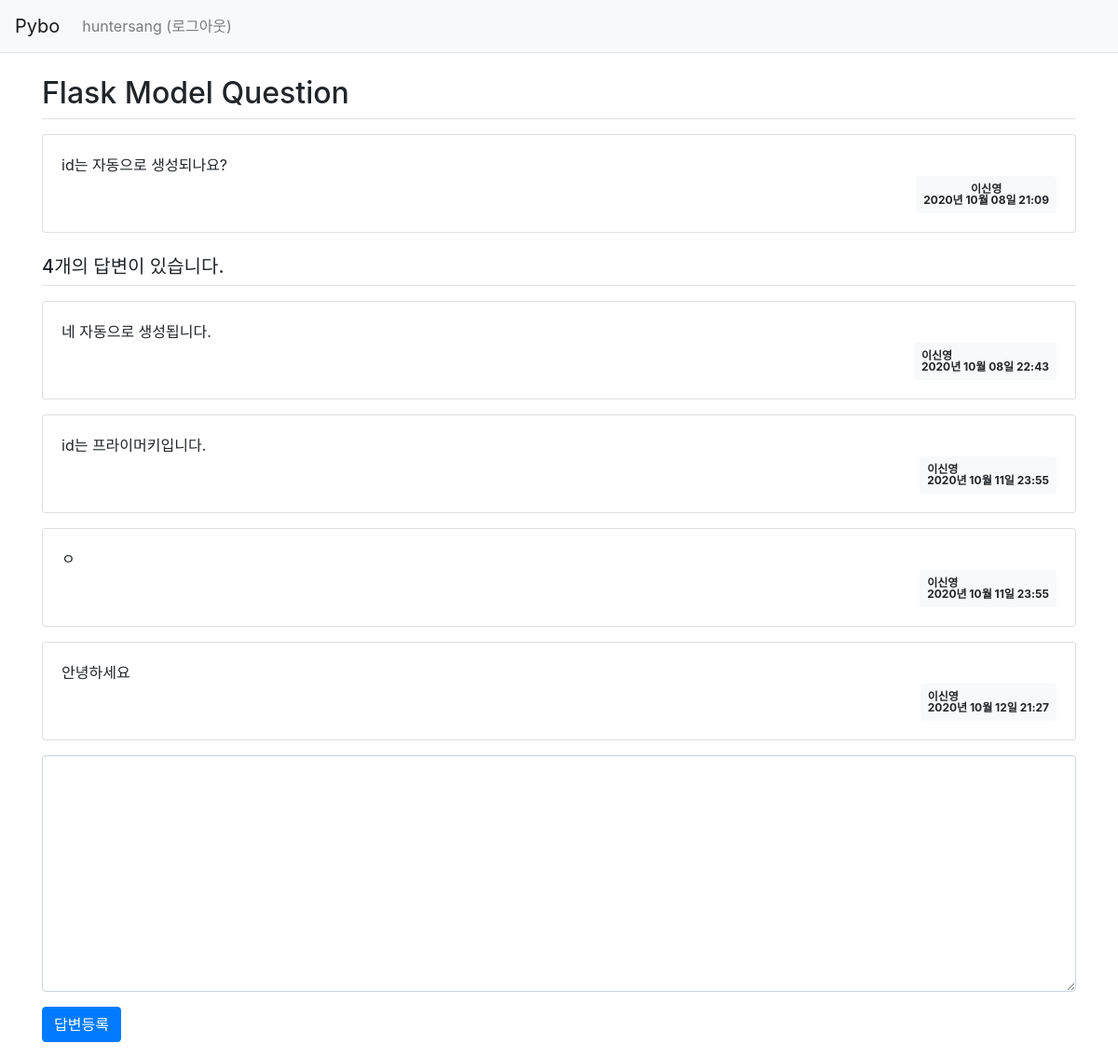
The page /quesiton/detail/2/ (signed in) on the database its author committed.
### pybo/models.py (models this page shows)
class User(db.Model):
    id = db.Column(db.Integer, primary_key=True)
    username= db.Column(db.String(150), unique=True, nullable=False)
    password = db.Column(db.String(200), nullable=False)
    email = db.Column(db.String(120),unique=True, nullable=False)

class Question(db.Model):#nullable 비어있는값 들어올수없음 의미 디폴드값은 true
    id = db.Column(db.Integer, primary_key=True)#primary_key 중복 안됌,integer id숫자값
    subject = db.Column(db.String(200), nullable=False)#string제목처럼 제한된 글자수
    content = db.Column(db.Text(), nullable=False)#text글자수 제한 없음
    create_date = db.Column(db.DateTime(), nullable=False)#날짜와 시간
    user_id = db.Column(db.Integer, db.ForeignKey('user.id', ondelete='CASCADE'), nullable=True)
    user = db.relationship('User', backref=db.backref('question_set'))

class Answer(db.Model):
    id = db.Column(db.Integer, primary_key=True)
    question_id = db.Column(db.Integer, db.ForeignKey('question.id', ondelete='CASCADE'))
    question = db.relationship('Question',backref=db.backref('answer_set'))
    content = db.Column(db.Text(), nullable=False)
    create_date = db.Column(db.DateTime(), nullable=False)
    user_id = db.Column(db.Integer, db.ForeignKey('user.id', ondelete='CASCADE'), nullable=True)
    user = db.relationship('User', backref=db.backref('answer_set'))

### pybo/views/question_views.py (the view)
@bp.route('/detail/<int:question_id>/')
def detail(question_id):
    form = AnswerForm()
    question = Question.query.get_or_404(question_id)#해당 데이터 찾지못하면 404페이지 출력
    return render_template('question/question_detail.html', question=question, form=form)

### pybo/forms.py
class AnswerForm(FlaskForm):
    content = TextAreaField('내용', validators=[DataRequired('내용은 필수입력 항목입니다.')])

### pybo/filter.py (called while the page is built)
def format_datetime(value, fmt='%Y년 %m월 %d일 %H:%M'):
    return value.strftime(fmt)

### pybo/views/auth_views.py (called while the page is built)
@bp.before_app_request #이 어노테이션이 적용된 함수는 라우트함수 실행전 항상 먼저 실행
def load_logged_in_user():
    user_id = session.get('user_id')
    if user_id is None:
        g.user = None
    else:
        g.user = User.query.get(user_id)

### pybo/templates/question/question_detail.html (shortened to what this page needs)
{% extends 'base.html' %}
{% block content %}
<div class="container my-3">
    <h2 class="border-bottom py-2">{{ question.subject}} </h2>
    <div class="card my-3">
        <div class="card-body">
            <div class="card-text" style="white-space: pre-line;">{{ question.content }}</div>
            <div class="d-flex justify-content-end">
                <div class="badge badge-light p-2">
                    <div>{{ question.user.username }}</div>
                    <div>{{ question.create_date|datetime}}</div>
                </div>
            </div>
        </div>
    </div>
    <h5 class="border-bottom my-3 py-2">{{ question.answer_set|length }}개의 답변이 있습니다. </h5>
    {% for answer in question.answer_set %}
    <div class="card my-3">
        <div class="card-body">
            <div class="card-text" style="white-space: pre-line;">{{ answer.content}}</div>
            <div class="d-flex justify-content-end">
                <div class="badge badge-light p-2 text-left">
                    <div>{{ answer.user.username }}</div>
                    <div>{{ answer.create_date|datetime}}</div>
                </div>
            </div>
        </div>
    </div>
     {% endfor %}
        <form action="{{ url_for('answer.create' , question_id=question.id)}}" method="POST" class="my-3">
            <div class="form-group">
                <textarea {% if not g.user %} disabled {% endif %}
                         name="content" id="content" class="form-control" rows="10"></textarea>
            </div>
            <input type="submit" value="답변등록" class="btn btn-primary">
    </form>
</div>
{% endblock %}

### pybo/templates/navbar.html (shortened to what this page needs)
<nav class="navbar navbar-expand-lg navbar-light bg-light border-bottom">
    <a class="navbar-brand" href="{{ url_for('main.index') }}">Pybo</a>
    <div class="collapse navbar-collapse flex-grow-0" id="navbarNav">
        {% if g.user %}
        <ul class="navbar-nav">
            <li class="nav-item">
                <a class="nav-link" href="{{ url_for('auth.logout') }}">{{ g.user.username }} (로그아웃)</a>
            </li>
        </ul>
        {% endif %}
    </div>
</nav>

### rows shown on the page
User: user.username "huntersang"
Question: subject "Flask Model Question", content "id는 자동으로 생성되나요?", create_date "2020년 10월 08일 21:09"
User: user.username "이신영"
Answer: content "네 자동으로 생성됩니다.", user.username "이신영", create_date "2020년 10월 08일 22:43"
Answer: content "id는 프라이머키입니다.", user.username "이신영", create_date "2020년 10월 11일 23:55"
Answer: content "ㅇ", user.username "이신영", create_date "2020년 10월 11일 23:55"
Answer: content "안녕하세요", user.username "이신영", create_date "2020년 10월 12일 21:27"

### other values the page prints
{{ question.answer_set|length }} "4"
